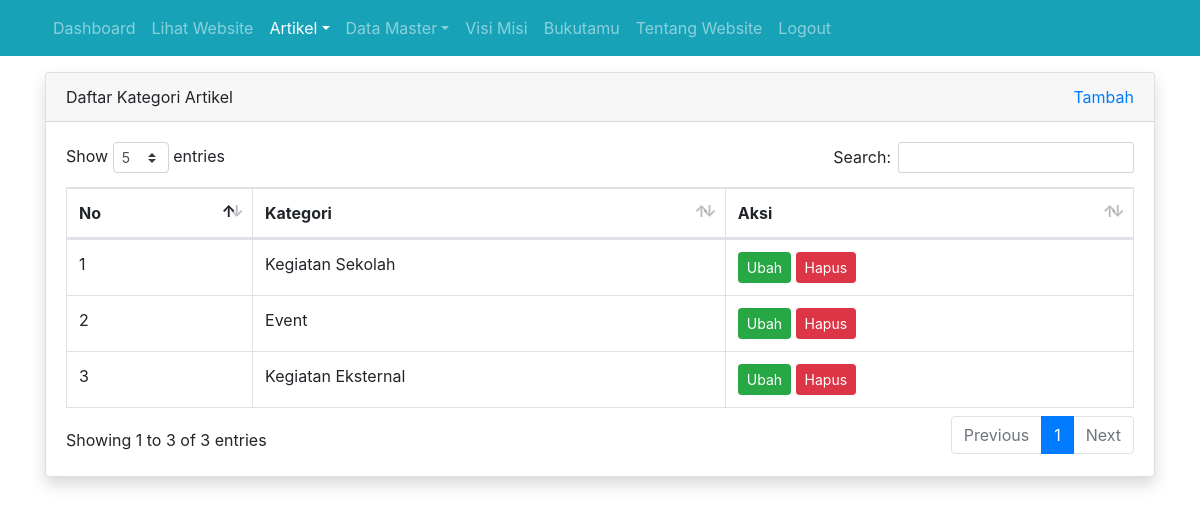
Page /admin/kategori_artikel/index.php (signed in) on the committed database.
### tables this page shows
CREATE TABLE `tbl_kategori_artikel` (
  `id` int(11) NOT NULL,
  `nama_kategori` varchar(30) DEFAULT NULL
);

### admin/kategori_artikel/index.php (the view, shortened to what this page needs)
<?php
require_once '../../koneksi.php';
$query = mysqli_query($koneksi, "SELECT * FROM tbl_kategori_artikel");
$no = 1;
?>
<!DOCTYPE html>
<html>
<head>
	<link rel="stylesheet" href="../../resources/datatables/datatables.min.css">
	<link rel="stylesheet" href="../../resources/css/bootstrap.min.css">
</head>
<body>
	<?php require_once '../navbar.php'; ?>
	<div class="container mt-3">
		<div class="row">
			<div class="col">
				<div class="card shadow">
					<div class="card-header">
						<div class="clearfix">
							<div class="float-left">
								Daftar Kategori Artikel
							</div>
							<div class="float-right">
								<a href="tambah.php">Tambah</a>
							</div>
						</div>
					</div>
					<div class="card-body">
						<table id="table_id" class="dataTable table table-bordered">
						    <thead>
						        <tr>
						            <th>No</th>
						            <th>Kategori</th>
						            <th>Aksi</th>
						        </tr>
						    </thead>
						    <tbody>
						        <?php while($row = mysqli_fetch_assoc($query)) : ?>
									<tr>
										<td><?= $no++ ?></td>
										<td><?= $row['nama_kategori'] ?></td>
										<td>
											<a href="ubah.php?id=<?= $row['id'] ?>" class="btn btn-success btn-sm">Ubah</a>
											<a href="hapus.php?id=<?= $row['id'] ?>" class="btn btn-danger btn-sm" onclick="return confirm('apakah anda yakin?')">Hapus</a>
										</td>
									</tr>
								<?php endwhile; ?>
						    </tbody>
						</table>
					</div>
				</div>
			</div>
		</div>
	</div>
</body>
</html>

### rows in the picture
tbl_kategori_artikel: nama_kategori "Kegiatan Sekolah"
tbl_kategori_artikel: nama_kategori "Event"
tbl_kategori_artikel: nama_kategori "Kegiatan Eksternal"
